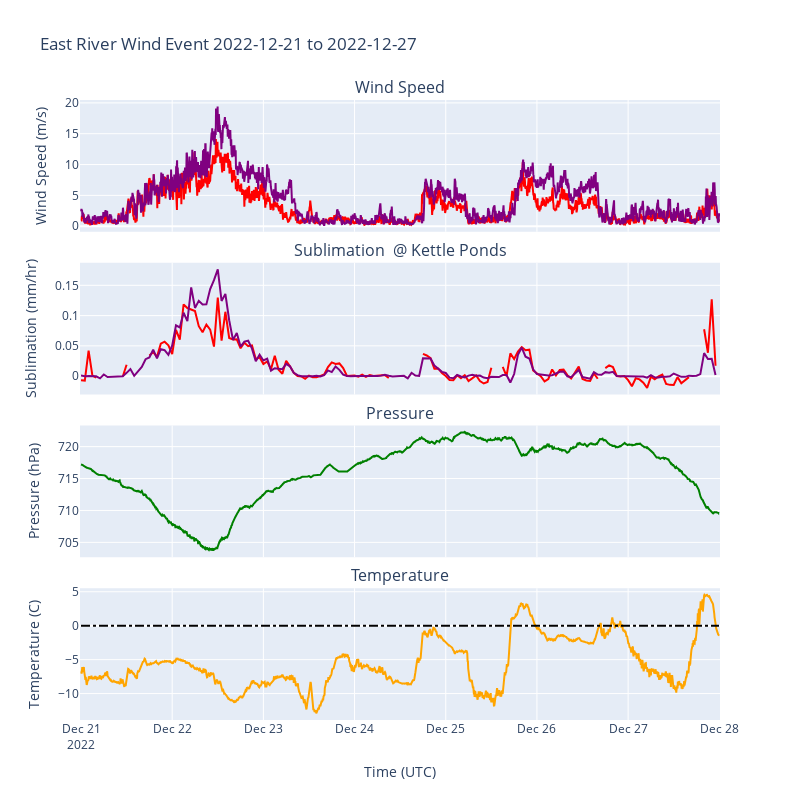

The notebook cell saved with this chart:
### Code cell
fig = make_subplots(4,1,
                    subplot_titles=("Wind Speed", "Sublimation  @ Kettle Ponds","Pressure", "Temperature"),
                    shared_xaxes=True, 
                    vertical_spacing=0.05)

# plot the met_ds_5min wind speed
fig.add_trace(go.Scatter(
    x=met_df_5min['time'], 
    y=met_df_5min['wspd_arith_mean'],
    showlegend=False,
    marker_color='red',
    name='SAIL'
),
row=1, col=1,
)
# plot the sos wind speed at 10m on the UW tower

fig.add_trace(go.Scatter(
    x=wind_speed_central[wind_speed_central['height']==10]['time'], 
    y=wind_speed_central[wind_speed_central['height']==10]['value'],
    showlegend=False,
    marker_color='purple',
    name='SOS'
),
row=1, col=1,
)
# plot the ecor_ds_1H sublimation
fig.add_trace(go.Scatter(
    x=ecor_df_1H['time'], 
    y=ecor_df_1H['sublimation'],
    showlegend=False,
    marker_color='red',
    name='SAIL ECOR'
),
row=2, col=1,
)
# plot sos sublimation on top
fig.add_trace(go.Scatter(
    x=sos_sublimation_hourly[sos_sublimation_hourly['height']==5]['time'], 
    y=sos_sublimation_hourly[sos_sublimation_hourly['height']==5]['value'],
    showlegend=False,
    marker_color='purple',
    name='SOS EC'
),
row=2, col=1,
)
# plot the met_ds_5min pressure
fig.add_trace(go.Scatter(
    x=met_df_5min['time'], 
    y=met_df_5min['atmos_pressure'],
    showlegend=False,
    marker_color='green',
    name='Pressure'
),
row=3, col=1,
)
# plot the met_ds_5min temperature
fig.add_trace(go.Scatter(
    x=met_df_5min['time'], 
    y=met_df_5min['temp_mean'],
    showlegend=False,
    marker_color='orange',
    name='2m Temperature',
),
row=4, col=1,
)
# add horizontal line at 0 for temperature
fig.add_shape(
        type="line",
        x0=met_df_5min['time'].min(),
        y0=0,
        x1=met_df_5min['time'].max(),
        y1=0,
        line=dict(
            color="black",
            width=2,
            dash="dashdot",
        ),
    row=4, col=1,

)

# update the layout
fig.update_layout(
    title="East River Wind Event 2022-12-21 to 2022-12-27",
    xaxis4=dict(
        title="Time (UTC)"
    ),
    yaxis1=dict(
        title="Wind Speed (m/s)"
    ),
    yaxis2=dict(
        title="Sublimation\n(mm/hr)"
    ),
    yaxis3=dict(
        title="Pressure (hPa)"
    ),
    yaxis4=dict(
        title="Temperature (C)"
    ),
    legend_title="Measurement height\nabove ground (m)",
    hovermode="x unified",
    width= 800,
    height=800,
)

### Figure 1 — Plotly figure (JSON) as saved in the notebook; plotly's stock layout.template omitted (floating-point values rounded to 4 significant figures; data arrays with more than 128 entries replaced by an {"elided": "..."} marker saying what was removed)
{"data": [{"marker": {"color": "red"}, "name": "SAIL", "showlegend": false, "type": "scatter", "x": {"elided": "2016 str values"}, "xaxis": "x", "y": {"elided": "2016 float values"}, "yaxis": "y"}, {"marker": {"color": "purple"}, "name": "SOS", "showlegend": false, "type": "scatter", "x": {"elided": "2016 str values"}, "xaxis": "x", "y": {"elided": "2016 float values"}, "yaxis": "y"}, {"marker": {"color": "red"}, "name": "SAIL ECOR", "showlegend": false, "type": "scatter", "x": {"elided": "168 str values"}, "xaxis": "x2", "y": {"elided": "168 float values"}, "yaxis": "y2"}, {"marker": {"color": "purple"}, "name": "SOS EC", "showlegend": false, "type": "scatter", "x": {"elided": "168 str values"}, "xaxis": "x2", "y": {"elided": "168 float values"}, "yaxis": "y2"}, {"marker": {"color": "green"}, "name": "Pressure", "showlegend": false, "type": "scatter", "x": {"elided": "2016 str values"}, "xaxis": "x3", "y": {"elided": "2016 float values"}, "yaxis": "y3"}, {"marker": {"color": "orange"}, "name": "2m Temperature", "showlegend": false, "type": "scatter", "x": {"elided": "2016 str values"}, "xaxis": "x4", "y": {"elided": "2016 float values"}, "yaxis": "y4"}], "layout": {"annotations": [{"font": {"size": 16}, "showarrow": false, "text": "Wind Speed", "x": 0.5, "xanchor": "center", "xref": "paper", "y": 1, "yanchor": "bottom", "yref": "paper"}, {"font": {"size": 16}, "showarrow": false, "text": "Sublimation  @ Kettle Ponds", "x": 0.5, "xanchor": "center", "xref": "paper", "y": 0.7375, "yanchor": "bottom", "yref": "paper"}, {"font": {"size": 16}, "showarrow": false, "text": "Pressure", "x": 0.5, "xanchor": "center", "xref": "paper", "y": 0.475, "yanchor": "bottom", "yref": "paper"}, {"font": {"size": 16}, "showarrow": false, "text": "Temperature", "x": 0.5, "xanchor": "center", "xref": "paper", "y": 0.2125, "yanchor": "bottom", "yref": "paper"}], "height": 800, "hovermode": "x unified", "legend": {"title": {"text": "Measurement height\nabove ground (m)"}}, "shapes": [{"line": {"color": "black", "dash": "dashdot", "width": 2}, "type": "line", "x0": "2022-12-21T00:00:00", "x1": "2022-12-27T23:55:00", "xref": "x4", "y0": 0, "y1": 0, "yref": "y4"}], "title": {"text": "East River Wind Event 2022-12-21 to 2022-12-27"}, "width": 800, "xaxis": {"anchor": "y", "domain": [0, 1], "matches": "x4", "showticklabels": false}, "xaxis2": {"anchor": "y2", "domain": [0, 1], "matches": "x4", "showticklabels": false}, "xaxis3": {"anchor": "y3", "domain": [0, 1], "matches": "x4", "showticklabels": false}, "xaxis4": {"anchor": "y4", "domain": [0, 1], "title": {"text": "Time (UTC)"}}, "yaxis": {"anchor": "x", "domain": [0.7875, 1], "title": {"text": "Wind Speed (m/s)"}}, "yaxis2": {"anchor": "x2", "domain": [0.525, 0.7375], "title": {"text": "Sublimation\n(mm/hr)"}}, "yaxis3": {"anchor": "x3", "domain": [0.2625, 0.475], "title": {"text": "Pressure (hPa)"}}, "yaxis4": {"anchor": "x4", "domain": [0, 0.2125], "title": {"text": "Temperature (C)"}}}}
